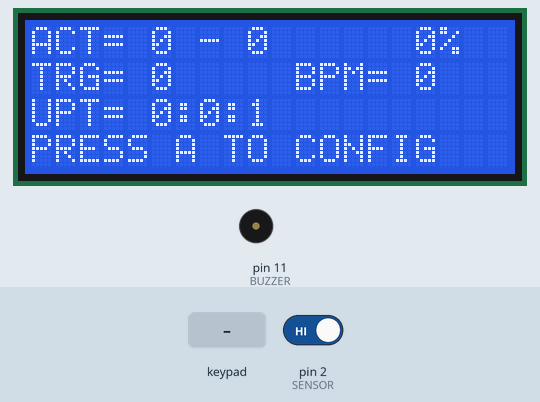
A sketch run on a simulated Arduino Uno, built with avr-gcc and run on an emulated ATmega328P. On the bench: 20×4 character LCD, buzzer (waves = sounding, pin HIGH). The inputs (shaded band) are chosen by the test bench; at power-on: pin 2 (SENSOR) HIGH.

Above: at 1.2 s.
1.3 s: key 'A' pressed
At 2.5 s:
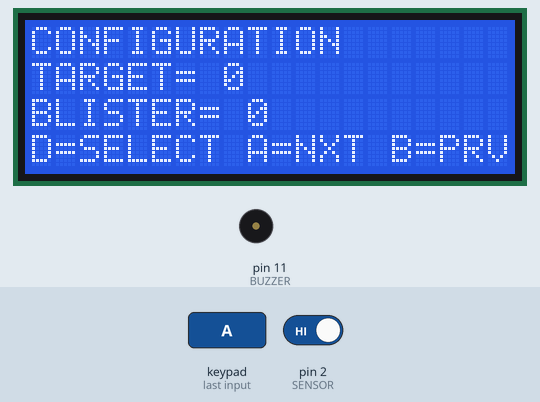
2.9 s: keypad keys 7 8 9 1 0 A pressed 0.4 s apart
At 6.1 s:
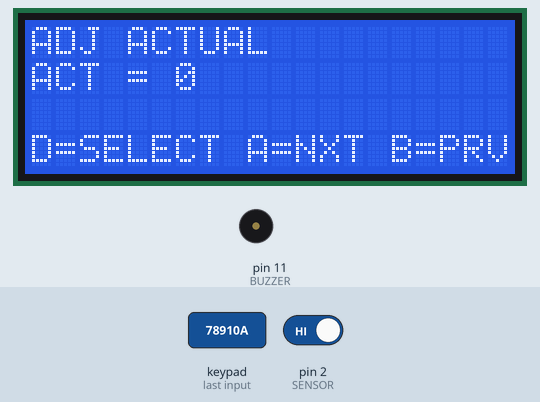
6.8 s: key '#' pressed
At 8.0 s:
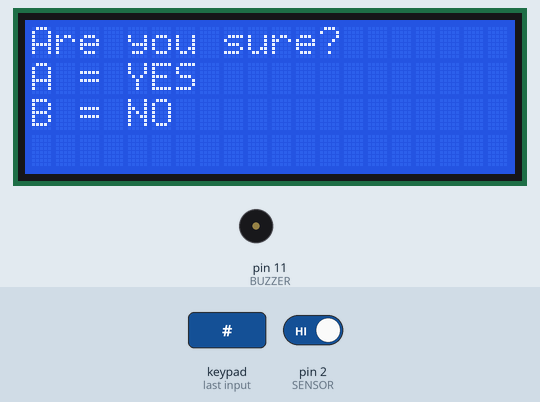
8.3 s: key 'B' pressed
At 9.0 s:
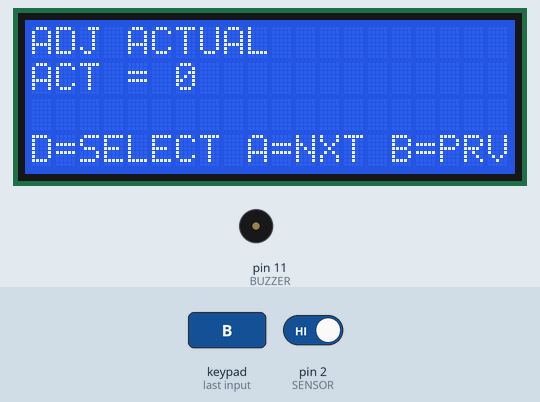
9.8 s: keypad keys 7 8 9 1 0 D pressed 0.4 s apart
At 13.3 s:
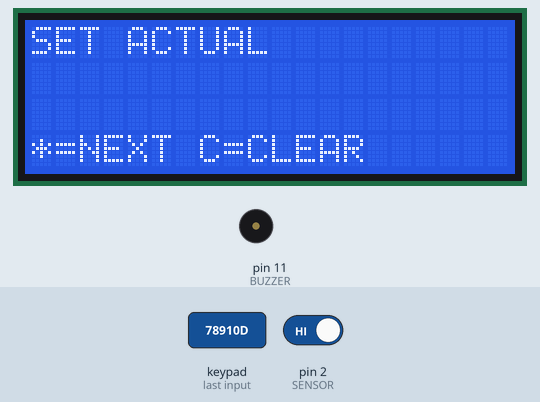
13.7 s: key '*' pressed
At 14.5 s:
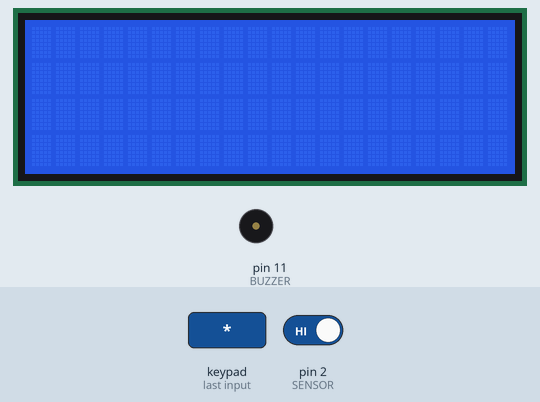
Timing chart, 0 to 16.7 s (numbered marks = the images above; inputs shaded):
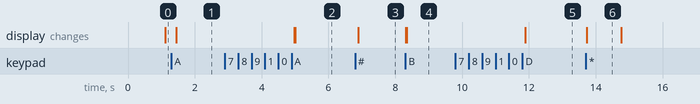

Measured:
- after the input at 1.3 s, the display: changes after 0.15 s (image 1)
- after the input at 2.9 s, the display: first changes after 2.1 s (image 2 shows a later state)
- after the input at 6.8 s, the display: changes after 0.09 s (image 3)
- after the input at 8.3 s, the display: first changes at once (image 4 shows a later state)
- after the input at 9.8 s, the display: changes after 2.1 s (image 5)
- after the input at 13.7 s, the display: changes at once (image 6)
- what the display in image 6 shows lasts 1.1 s, from 13.7 s to 14.8 s

The sketch:

Counting_EEPROM.ino
```cpp
#include <EEPROMEx.h>
#include <Wire.h>
#include <TimerOne.h>
#include <Keypad.h>
#include <LiquidCrystal_I2C.h>
LiquidCrystal_I2C lcd(0x20, 20, 4);

#define WRITE 3
#define SENSOR 2
#define BUZZER 11

int romstat=0;

int count=0;
float countt=0;
int fcountv=0;
int countv=0;
long lastcount=0;

long target=0;
long ftarget=0;
long lasttarget=0;

int blister=0;
int fblister=0;
float bundle=0;

float prc=0;
float bpm=0;

char SeKey;
char lastSeKey;
int x=0;

long Day=0;
int Hour =0;
int LTMinute=0;
int TMinute=0;
int Minute=0;
int Second=0;
int HighMillis=0;
int Rollover=0;
long lastupdate=0;
long uptimes=0;

/*alamat EEPROM*/
#define bls 3
#define trg 4
#define cnt 5
#define upt 6

char cbls[15];
char ctrg[15];
char ccnt[15];

/*----START KEYPAD----*/
//deklarasi akan jumlah baris dan kolom
//4 baris
const byte ROWS = 4;
//4 kolom
const byte COLS = 4;

char keys[ROWS][COLS] = { //penggambaran kondisi keypad ke dalam program
{'1','2','3','A'}, //
{'4','5','6','B'}, //
{'7','8','9','C'}, //
{'*','0','#','D'}  //
};

//untuk pin arduino yang dihubungkan dengan keypad
byte rowPins[ROWS] = {7, 8, 9, 10}; //pin untuk kontrol baris
byte colPins[COLS] = {3, 4, 5, 6}; //pin untuk kontrol kolom

Keypad keypad=Keypad(makeKeymap(keys),rowPins,colPins,ROWS,COLS);
/*----END KEYPAD----*/

//Deklarasi Variabel Parsing
String dt[10];
int p;
String datadead1 = "";
String datadead4 = "";

void setup() {
  Serial.begin(9600);
  Wire.begin();
  lcd.begin();
  lcd.clear();
  EEPROMReadData();

  pinMode(BUZZER, OUTPUT);
  pinMode(SENSOR, INPUT_PULLUP);
  attachInterrupt(digitalPinToInterrupt(SENSOR),counterd,RISING);

  Timer1.initialize(500000);
  Timer1.attachInterrupt(uptime);
}

void loop() {
SeKey = keypad.getKey();

countt=countv+(count*blister);
prc=(countt/target)*100;
bundle=countt/blister;

if(x == 0)
{
  if((TMinute>=1)&&(TMinute>LTMinute))
  {
    bpm=countt/TMinute;
    LTMinute=TMinute;
  }

  lcd.setCursor(0, 0);
  lcd.print("ACT= " + String((int)countt) + " - " + String ((int)bundle));

  lcd.setCursor(16, 0);
  lcd.print(String((int)prc)+"%");

  lcd.setCursor(0, 1);
  lcd.print("TRG= " + String((int)target));

  lcd.setCursor(11, 1);
  lcd.print("BPM= " + String((int)bpm) + " ");

  lcd.setCursor(0, 2);
  lcd.print("UPT= " + String((int)Hour) + ":" + String((int)Minute) + ":" + String((int)Second) + " ");

  lcd.setCursor(0, 3);
  lcd.print("PRESS A TO CONFIG");
}

if(x == 1)
{
  lcd.setCursor(0,0);
  lcd.print("CONFIGURATION");
  lcd.setCursor(0,1);
  lcd.print("TARGET= " + String((int)target));
  lcd.setCursor(0,2);
  lcd.print("BLISTER= " + String((int)blister));

  lcd.setCursor(0, 3);
  lcd.print("D=SELECT A=NXT B=PRV");
}

if(x == 2)
{
  lcd.setCursor(0,0);
  lcd.print("ADJ ACTUAL");
  lcd.setCursor(0,1);
  lcd.print("ACT =" + String((float)countt,0));

  lcd.setCursor(0, 3);
  lcd.print("D=SELECT A=NXT B=PRV");
}

if(x == 3)
{
  lcd.setCursor(0,0);
  lcd.print("ADJ TARGET");
  lcd.setCursor(0,1);
  lcd.print("TRG =" + String((float)target,0));

  lcd.setCursor(0, 3);
  lcd.print("D=SELECT A=NXT B=PRV");
}

if(x == 4)
{
  lcd.setCursor(0,0);
  lcd.print("ADJ BLISTER");
  lcd.setCursor(0,1);
  lcd.print("BLS =" + String((float)blister,0));

  lcd.setCursor(0, 3);
  lcd.print("D=SELECT A=NXT B=PRV");
}

if(x == 5)
{
  lcd.setCursor(0,0);
  lcd.print("RESET CONFIG");

  lcd.setCursor(0, 3);
  lcd.print("D=SELECT A=NXT B=PRV");
}

  switch(SeKey)
  {
    case '0' ... '9':
      break;

    case '#':
    lcd.clear();
    mincount();
    break;

    case '*':
    break;

    case 'A':
    x++;
    lcd.clear();
      break;

    case 'B':
    x--;
    lcd.clear();
      break;

    case 'C':
      break;

    case 'D':
    if(x == 1)
    {
      lcd.clear();
      target=0;
      ftarget=0;
      blister=0;
      fblister=0;
      count=0;
      countt=0;
      countv=0;
      fcountv=0;

      settarget();
      setblister();
      lastupdate=millis();
    }
    if(x == 2)
    {
      lcd.clear();
      count=0;
      countt=0;
      setact();
    }
    if(x == 3)
    {
      lcd.clear();
      ftarget=0;
      target=0;
      settarget();
    }
    if(x == 4)
    {
      lcd.clear();
      fblister=0;
      blister=0;
      setblister();
    }
    break;if(x == 4)
    {
      lcd.clear();
      count=0;
      countt=0;
      fcountv=0;
      countv=0;
      target=0;
      ftarget=0;
      blister=0;
      fblister=0;
      prc=0;
      bpm=0;
    }
    break;
  }

  if(x > 5)
  {
    x = 0;
  }

  if(x < 0)
  {
    x = 5;
  }

  if((countt>=target)&&(target!=0))
  {
    digitalWrite(BUZZER, HIGH);
  }
  else
  {
    digitalWrite(BUZZER, LOW);
  }

}

void counterd(){
  lastcount=count;
  if(target!=0)
  {
    count+=1;
  }
}

void setact(){
  lcd.setCursor(0,0);
  lcd.print("SET ACTUAL  ");

  SeKey = keypad.getKey();

  if(SeKey >= '0' && SeKey <= '9')
    {
      fcountv = fcountv * 10 + (SeKey - '0');
      lcd.setCursor(0,1);
      lcd.print(fcountv);
    }
  if(SeKey == 'C')
    {
      lcd.clear();
      fcountv = 0;
      lcd.setCursor(0,1);
      lcd.print(fcountv);
    }

    if(SeKey == '*'){
      lcd.clear();
      delay(1000);
      countv = fcountv;
      return;
    }

    lcd.setCursor(0, 3);
    lcd.print("*=NEXT C=CLEAR");

setact();
}

void settarget(){
  lcd.setCursor(0,0);
  lcd.print("SET TARGET  ");

  SeKey = keypad.getKey();

  if(SeKey >= '0' && SeKey <= '9')
    {
      ftarget = ftarget * 10 + (SeKey - '0');
      lcd.setCursor(0,1);
      lcd.print(ftarget);
    }
  if(SeKey == 'C')
    {
      lcd.clear();
      ftarget = 0;
      lcd.setCursor(0,1);
      lcd.print(ftarget);
    }

    if(SeKey == '*'){
      lcd.clear();
      delay(1000);
      target = ftarget;
      return;
    }

    lcd.setCursor(0, 3);
    lcd.print("*=NEXT C=CLEAR");

settarget();
}

void setblister(){
  lcd.setCursor(0,0);
  lcd.print("SET BLISTER  ");

  SeKey = keypad.getKey();

  if(SeKey >= '0' && SeKey <= '9')
    {
      fblister = fblister * 10 + (SeKey - '0');
      lcd.setCursor(0,1);
      lcd.print(fblister);
    }
  if(SeKey == 'C')
    {
      lcd.clear();
      fblister = 0;
      lcd.setCursor(0,1);
      lcd.print(fblister);
    }

    if(SeKey == '*'){
      lcd.clear();
      delay(1000);
      blister = fblister;
      return;
    }

    lcd.setCursor(0, 3);
    lcd.print("*=NEXT C=CLEAR");

setblister();
}

/*---UPTIME Millis---*/
void uptime()
{
  if(millis()>=3000000000)
  {
    HighMillis=1;
  }

  if(millis()<=100000&&HighMillis==1)
  {
    Rollover++;
    HighMillis=0;
  }

  long secsUp = ((millis()-lastupdate)/1000);

  Second = secsUp%60;
  Minute = (secsUp/60)%60;
  TMinute = (secsUp/60);
  Hour = (secsUp/(60*60))%24;
  Day = (Rollover*50)+(secsUp/(60*60*24));

  tulisEEPROM();
}
/*---UPTIME END---*/

/*---Decrease Bundle Confirmation---*/
void mincount()
{
  lcd.setCursor(0, 0);
  lcd.print("Are you sure?");
  lcd.setCursor(0, 1);
  lcd.print("A = YES");
  lcd.setCursor(0, 2);
  lcd.print("B = NO");

  SeKey = keypad.getKey();

  if(SeKey == 'A')
  {
    lcd.clear();
    count=count-1;
    return;
  }

  if(SeKey == 'B')
  {
    lcd.clear();
    return;
  }
mincount();
}
/*---Decrease END---*/

/*---SEND DATA---*/

/*---END---*/

/*---EEPROM Data---*/
void tulisEEPROM()
{
  datadead1 = "*0," + String(count) + "," + String(target) + "," + String(blister) + ",0#";
  EEPROMWriteData();
}

void EEPROMWriteData()
{
  if(romstat==0)
  {
    char datadead2[80];
    String dd = datadead1;
    dd.toCharArray(datadead2,80);
    EEPROM.writeBlock<char>(50, datadead2, 80); //simpan data char array (15 karakter) ke address 0
    romstat=1;
  }
  else
  {
    char datadead2[80];
    String dd = datadead1;
    dd.toCharArray(datadead2,80);
    EEPROM.updateBlock<char>(50, datadead2, 80); //simpan data char array (15 karakter) ke address 0
  }
}


long EEPROMReadData()
{
  char datadead3[] = " ";
  EEPROM.readBlock<char>(50, datadead3, 80); //baca data char array di alamat 0
  datadead4 = String (datadead3);

  parsingData();
  datadead4="";
}
/*---END---*/

/*Parsing Data*/
void parsingData()
{
  int j=0;

  //inisialisasi variabel, (reset isi variabel)
  dt[j]="";

  //proses parsing data
  for(p=1;p<datadead4.length();p++)
  {
    //pengecekan tiap karakter dengan karakter (#) dan (,)
    if ((datadead4[p] == '#') || (datadead4[p] == ','))
    {
      //increment variabel j, digunakan untuk merubah index array penampung
      j++;
      dt[j]="";       //inisialisasi variabel array dt[j]
    }
    else
    {
      //proses tampung data saat pengecekan karakter selesai.
      dt[j] = dt[j] + datadead4[p];
    }
  }

  //Memasukan Hasil Parsing ke dalam Variabel
  count=dt[1].toFloat();
  target=dt[2].toInt();
  blister=dt[3].toFloat();
}
/*END*/
```
